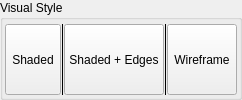
              <widget class="QGroupBox" name="viewport_shading_group">
               <property name="maximumSize">
                <size>
                 <width>318</width>
                 <height>16777215</height>
                </size>
               </property>
               <property name="title">
                <string>Visual Style</string>
               </property>
               <layout class="QHBoxLayout" name="horizontalLayout_45">
                <property name="spacing">
                 <number>0</number>
                </property>
                <property name="leftMargin">
                 <number>2</number>
                </property>
                <property name="topMargin">
                 <number>4</number>
                </property>
                <property name="rightMargin">
                 <number>2</number>
                </property>
                <property name="bottomMargin">
                 <number>2</number>
                </property>
                <item>
                 <widget class="QToolButton" name="shaded_view_button">
                  <property name="sizePolicy">
                   <sizepolicy hsizetype="Preferred" vsizetype="Preferred">
                    <horstretch>0</horstretch>
                    <verstretch>0</verstretch>
                   </sizepolicy>
                  </property>
                  <property name="maximumSize">
                   <size>
                    <width>100</width>
                    <height>16777215</height>
                   </size>
                  </property>
                  <property name="text">
                   <string>Shaded</string>
                  </property>
                  <property name="icon">
                   <iconset resource="../../resources.qrc">
                    <normaloff>:/icons/shaded.png</normaloff>:/icons/shaded.png</iconset>
                  </property>
                  <property name="iconSize">
                   <size>
                    <width>40</width>
                    <height>40</height>
                   </size>
                  </property>
                  <property name="checkable">
                   <bool>true</bool>
                  </property>
                  <property name="autoExclusive">
                   <bool>true</bool>
                  </property>
                  <property name="toolButtonStyle">
                   <enum>Qt::ToolButtonStyle::ToolButtonTextUnderIcon</enum>
                  </property>
                  <attribute name="buttonGroup">
                   <string notr="true">viewport_shading_button_group</string>
                  </attribute>
                 </widget>
                </item>
                <item>
                 <widget class="Line" name="line_21">
                  <property name="frameShadow">
                   <enum>QFrame::Shadow::Plain</enum>
                  </property>
                  <property name="orientation">
                   <enum>Qt::Orientation::Vertical</enum>
                  </property>
                 </widget>
                </item>
                <item>
                 <widget class="QToolButton" name="shaded_edges_view_button">
                  <property name="sizePolicy">
                   <sizepolicy hsizetype="Preferred" vsizetype="Preferred">
                    <horstretch>0</horstretch>
                    <verstretch>0</verstretch>
                   </sizepolicy>
                  </property>
                  <property name="maximumSize">
                   <size>
                    <width>100</width>
                    <height>16777215</height>
                   </size>
                  </property>
                  <property name="text">
                   <string>Shaded + Edges</string>
                  </property>
                  <property name="icon">
                   <iconset resource="../../resources.qrc">
                    <normaloff>:/icons/shadededges.png</normaloff>:/icons/shadededges.png</iconset>
                  </property>
                  <property name="iconSize">
                   <size>
                    <width>40</width>
                    <height>40</height>
                   </size>
                  </property>
                  <property name="checkable">
                   <bool>true</bool>
                  </property>
                  <property name="autoExclusive">
                   <bool>true</bool>
                  </property>
                  <property name="toolButtonStyle">
                   <enum>Qt::ToolButtonStyle::ToolButtonTextUnderIcon</enum>
                  </property>
                  <attribute name="buttonGroup">
                   <string notr="true">viewport_shading_button_group</string>
                  </attribute>
                 </widget>
                </item>
                <item>
                 <widget class="Line" name="line_22">
                  <property name="frameShadow">
                   <enum>QFrame::Shadow::Plain</enum>
                  </property>
                  <property name="orientation">
                   <enum>Qt::Orientation::Vertical</enum>
                  </property>
                 </widget>
                </item>
                <item>
                 <widget class="QToolButton" name="wireframe_view_button">
                  <property name="sizePolicy">
                   <sizepolicy hsizetype="Preferred" vsizetype="Preferred">
                    <horstretch>0</horstretch>
                    <verstretch>0</verstretch>
                   </sizepolicy>
                  </property>
                  <property name="maximumSize">
                   <size>
                    <width>100</width>
                    <height>16777215</height>
                   </size>
                  </property>
                  <property name="text">
                   <string>Wireframe</string>
                  </property>
                  <property name="icon">
                   <iconset resource="../../resources.qrc">
                    <normaloff>:/icons/wireframe.png</normaloff>:/icons/wireframe.png</iconset>
                  </property>
                  <property name="iconSize">
                   <size>
                    <width>40</width>
                    <height>40</height>
                   </size>
                  </property>
                  <property name="checkable">
                   <bool>true</bool>
                  </property>
                  <property name="autoExclusive">
                   <bool>true</bool>
                  </property>
                  <property name="toolButtonStyle">
                   <enum>Qt::ToolButtonStyle::ToolButtonTextUnderIcon</enum>
                  </property>
                  <attribute name="buttonGroup">
                   <string notr="true">viewport_shading_button_group</string>
                  </attribute>
                 </widget>
                </item>
               </layout>
              </widget>
